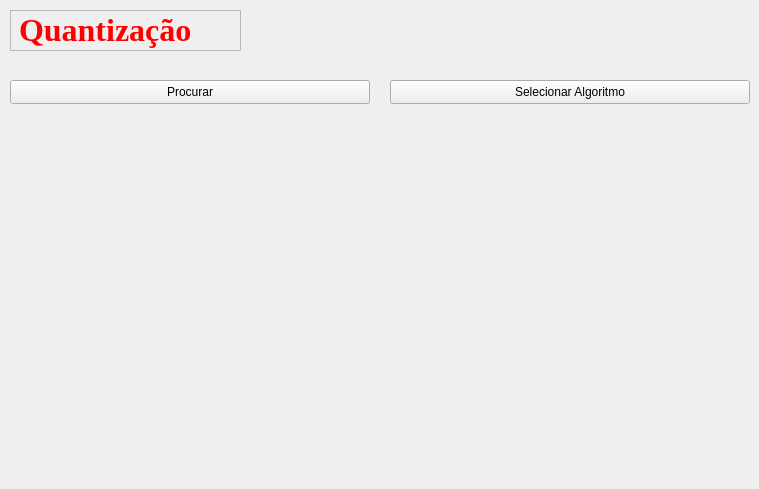
    <widget class="QWidget" name="quantization">
     <widget class="QLabel" name="label_titulo1">
      <property name="geometry">
       <rect>
        <x>10</x>
        <y>10</y>
        <width>231</width>
        <height>41</height>
       </rect>
      </property>
      <property name="font">
       <font>
        <family>Times New Roman</family>
        <pointsize>24</pointsize>
        <bold>true</bold>
       </font>
      </property>
      <property name="styleSheet">
       <string notr="true"/>
      </property>
      <property name="frameShape">
       <enum>QFrame::Shape::StyledPanel</enum>
      </property>
      <property name="frameShadow">
       <enum>QFrame::Shadow::Sunken</enum>
      </property>
      <property name="midLineWidth">
       <number>1</number>
      </property>
      <property name="text">
       <string>&lt;html&gt;&lt;head/&gt;&lt;body&gt;&lt;p&gt;&lt;span style=&quot; color:#ff0000;&quot;&gt;Quantização&lt;/span&gt;&lt;/p&gt;&lt;/body&gt;&lt;/html&gt;</string>
      </property>
      <property name="textFormat">
       <enum>Qt::TextFormat::RichText</enum>
      </property>
     </widget>
     <widget class="QLabel" name="label_imagem_modificada">
      <property name="geometry">
       <rect>
        <x>390</x>
        <y>120</y>
        <width>360</width>
        <height>360</height>
       </rect>
      </property>
      <property name="text">
       <string/>
      </property>
      <property name="pixmap">
       <pixmap resource="resource.qrc">:/img/resource/img/default_img.png</pixmap>
      </property>
      <property name="scaledContents">
       <bool>true</bool>
      </property>
     </widget>
     <widget class="QLabel" name="label_imagem_original">
      <property name="geometry">
       <rect>
        <x>10</x>
        <y>120</y>
        <width>360</width>
        <height>360</height>
       </rect>
      </property>
      <property name="maximumSize">
       <size>
        <width>16777215</width>
        <height>16777215</height>
       </size>
      </property>
      <property name="text">
       <string/>
      </property>
      <property name="pixmap">
       <pixmap resource="resource.qrc">:/img/resource/img/default_img.png</pixmap>
      </property>
      <property name="scaledContents">
       <bool>true</bool>
      </property>
     </widget>
     <widget class="QPushButton" name="pushButton_aplicar">
      <property name="geometry">
       <rect>
        <x>390</x>
        <y>80</y>
        <width>360</width>
        <height>24</height>
       </rect>
      </property>
      <property name="text">
       <string>Selecionar Algoritmo</string>
      </property>
     </widget>
     <widget class="QPushButton" name="pushButton_procurar">
      <property name="geometry">
       <rect>
        <x>10</x>
        <y>80</y>
        <width>360</width>
        <height>24</height>
       </rect>
      </property>
      <property name="text">
       <string>Procurar</string>
      </property>
     </widget>
    </widget>
